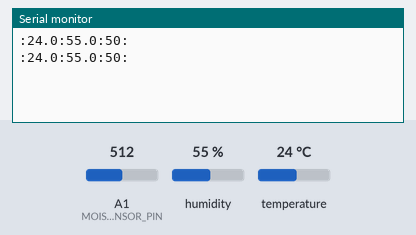
The sketch below on a simulated Arduino Uno, built with avr-gcc and run on an emulated ATmega328P. On the bench: the last lines printed to the serial monitor. The inputs (shaded band) are chosen by the test bench; at power-on: humidity 55 %, A1 (MOISTURE_SENSOR_PIN) = 512, temperature 24 °C.

Above: at 7.3 s.
7.4 s: humidity set to 22 %
At 11.0 s:
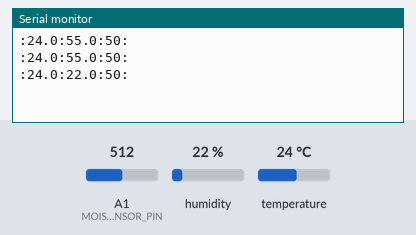
12.1 s: A1 (MOISTURE_SENSOR_PIN) set to 716
At 13.3 s:
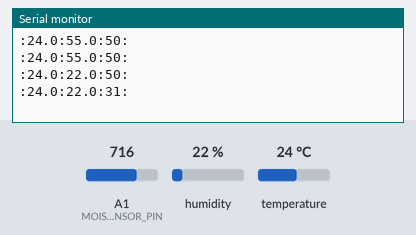
16.8 s: temperature set to 12 °C
At 19.6 s:
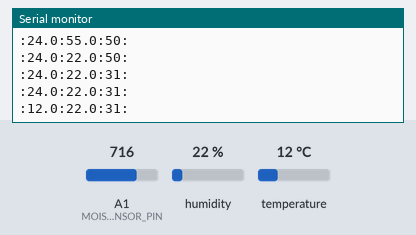
21.5 s: A1 (MOISTURE_SENSOR_PIN) set to 900
At 23.1 s:
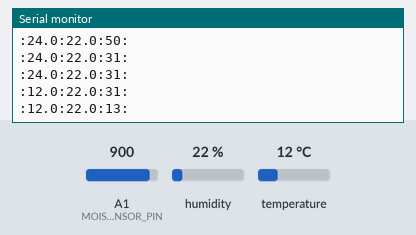
26.2 s: humidity set to 40 %
At 29.0 s:
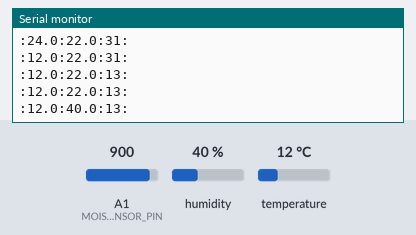
Timing chart, 0 to 30.5 s (numbered marks = the images above; inputs shaded):
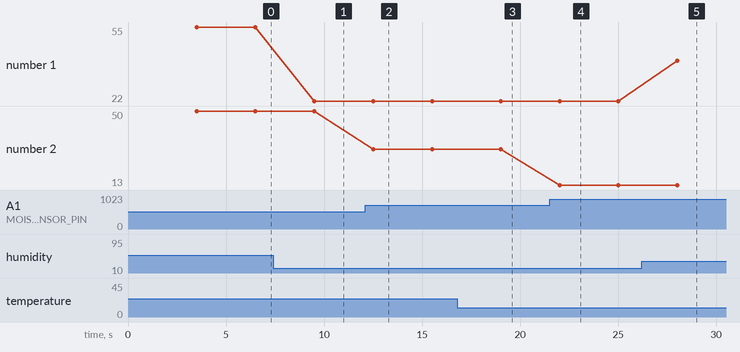

Measured:
- after the input at 7.4 s, the serial monitor: prints a new line after 2.1 s (image 1)
- after the input at 12.1 s, the serial monitor: prints a new line after 0.40 s (image 2)
- after the input at 16.8 s, the serial monitor: prints a new line after 2.2 s (image 3)
- after the input at 21.5 s, the serial monitor: prints a new line after 0.51 s (image 4)
- after the input at 26.2 s, the serial monitor: prints a new line after 1.8 s (image 5)
- plotted number 1: 55 → 22 after the input at 7.4 s, 22 → 40 after the input at 26.2 s
- plotted number 2: 50 → 31 after the input at 12.1 s, 31 → 13 after the input at 21.5 s

The sketch:

sensor_manager.ino
```cpp
#include <dht_nonblocking.h>
#define DHT_SENSOR_TYPE DHT_TYPE_11

static const int DHT_SENSOR_PIN = 2;
static const int MOISTURE_SENSOR_PIN = A1;
static const int MOISTURE_SENSOR_MIN = 0;
static const int MOISTURE_SENSOR_MAX = 1023;

DHT_nonblocking dht_sensor( DHT_SENSOR_PIN, DHT_SENSOR_TYPE );


/*
 * Initialize the serial port.
 * Set Moisture pin as an input
 */
void setup( )
{
  Serial.begin( 9600);
  pinMode(MOISTURE_SENSOR_PIN, INPUT);
}


/*
 * Poll for a measurement, keeping the state machine alive.  Returns
 * true if a measurement is available.
 */
static bool measure_environment( float *temperature, float *humidity )
{
  static unsigned long measurement_timestamp = millis( );

  /* Measure once every four seconds. */
  if( millis( ) - measurement_timestamp > 3000ul )
  {
    if( dht_sensor.measure( temperature, humidity ) == true )
    {
      measurement_timestamp = millis( );
      return( true );
    }
  }

  return( false );
}

/*
 * Main program loop.
 */
void loop( )
{
  //Values of Air Measurement
  float temperature = 0.0;
  float airHumidity = 0.0;

  /* Measure temperature and humidity of air.  If the functions returns
     true, then a measurement is available. */
  if( measure_environment( &temperature, &airHumidity )){
    Serial.print( ":" );
    Serial.print( temperature, 1 );
    Serial.print( ":" );
    Serial.print( airHumidity, 1 );
    Serial.print( ":" );
    //Mesure ground humidity and displays it in a % value
    Serial.print( map(analogRead(MOISTURE_SENSOR_PIN),MOISTURE_SENSOR_MIN,MOISTURE_SENSOR_MAX,100,0), 1 );
    Serial.println( ":" );
  }
  //Delays next iteration 0.5 seconds
  delay(500);
}
```
